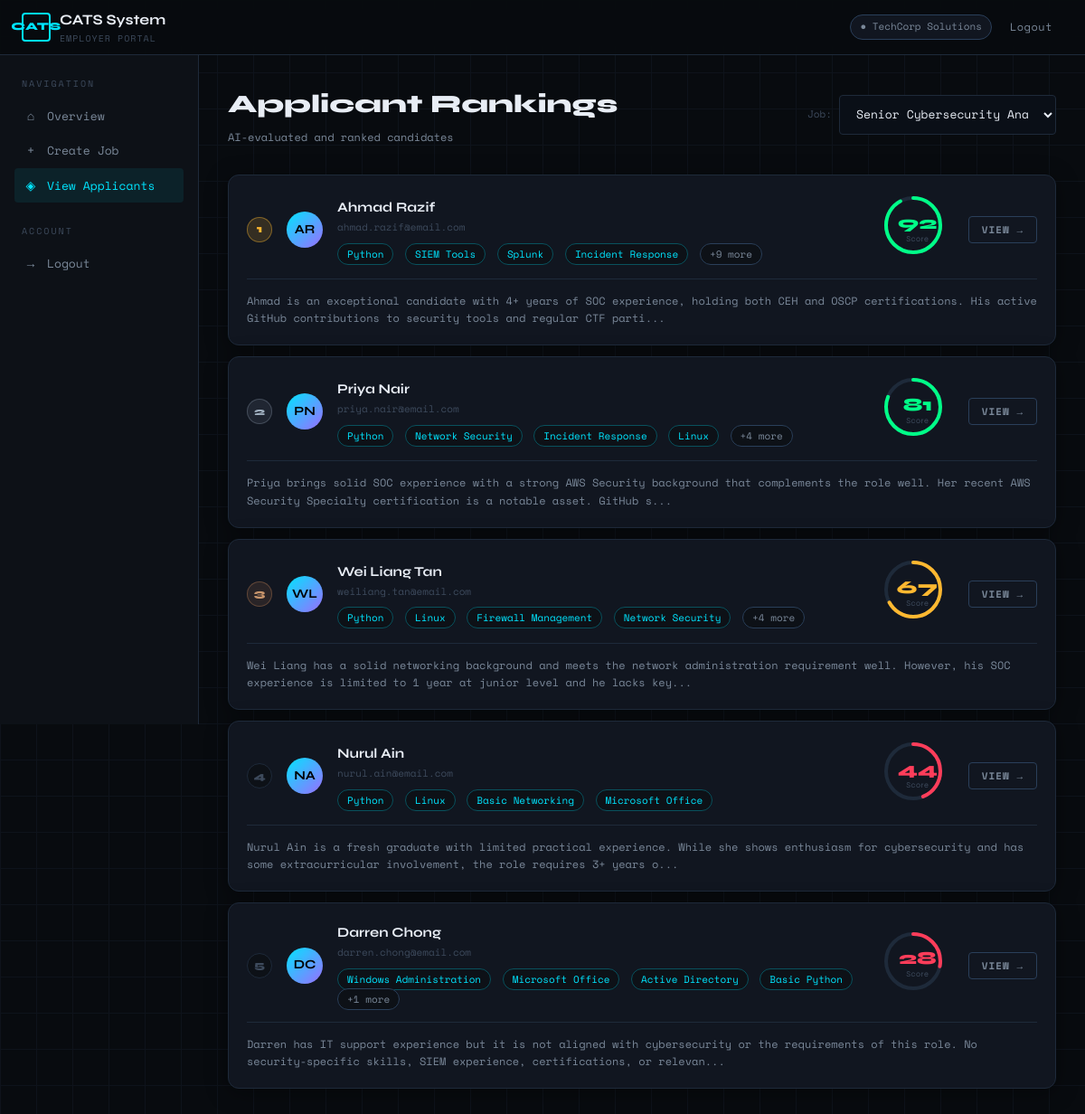
The app's page /employer/applicants.php (signed in) with its own data.
### tables this page shows
CREATE TABLE applications (
    id             INT AUTO_INCREMENT PRIMARY KEY,
    applicant_id   INT NOT NULL,
    job_id         INT NOT NULL,
    resume_path    VARCHAR(500),
    applicant_text TEXT,
    applicant_json JSON,
    llm_result     JSON,
    status         ENUM('pending','processing','evaluated') DEFAULT 'pending',
    applied_at     TIMESTAMP DEFAULT CURRENT_TIMESTAMP,
    FOREIGN KEY (applicant_id) REFERENCES applicants(id),
    FOREIGN KEY (job_id)       REFERENCES jobs(id),
    UNIQUE KEY unique_application (applicant_id, job_id)
);

CREATE TABLE applicants (
    id            INT AUTO_INCREMENT PRIMARY KEY,
    name          VARCHAR(255) NOT NULL,
    email         VARCHAR(255) UNIQUE NOT NULL,
    password_hash VARCHAR(255) NOT NULL,
    phone         VARCHAR(50),
    portfolio     JSON,
    location      VARCHAR(255),
    birth_date    DATE,
    created_at    TIMESTAMP DEFAULT CURRENT_TIMESTAMP
);

### employer/applicants.php (the view, shortened to what this page needs)
<?php
$conn = db_connect();
$employer_id = $_SESSION['user_id'];
$jobs_result = $conn->query("SELECT id, title FROM jobs WHERE employer_id = $employer_id AND is_active = 1");
$jobs = [];
while ($j = $jobs_result->fetch_assoc()) $jobs[] = $j;
$selected_job = isset($_GET['job_id']) ? (int)$_GET['job_id'] : ($jobs[0]['id'] ?? 0);
$applications = [];
if ($selected_job) {
    $stmt = $conn->prepare("
        SELECT a.id, a.applicant_id, ap.name, ap.email, ap.phone, ap.location, ap.birth_date,
               a.resume_path, a.applicant_json, a.llm_result, a.status, a.applied_at
        FROM applications a
        JOIN applicants ap ON a.applicant_id = ap.id
        WHERE a.job_id = ?
        ORDER BY
            ISNULL(JSON_EXTRACT(a.llm_result, '$.evaluation_score')) ASC,
            JSON_EXTRACT(a.llm_result, '$.evaluation_score') DESC
    ");
    $stmt->bind_param("i", $selected_job);
    $stmt->execute();
    $res = $stmt->get_result();
    while ($row = $res->fetch_assoc()) {
        $row['llm']       = $row['llm_result']    ? json_decode($row['llm_result'],    true) : null;
        $row['applicant'] = $row['applicant_json'] ? json_decode($row['applicant_json'], true) : null;
        $applications[] = $row;
    }
}
    ob_start(); ?>
<!DOCTYPE html>
<html lang="en">
<head>
  <link rel="stylesheet" href="../css/main.css">
</head>
<body>
<div class="page-wrapper">
  <nav class="navbar">
    <div class="navbar-inner">
      <a href="dashboard.php" class="navbar-brand">
        <div class="brand-icon">CATS</div>
        <div>
          <div class="brand-text">CATS System</div>
          <div class="brand-sub">Employer Portal</div>
        </div>
      </a>
      <div class="navbar-nav">
        <span class="nav-badge">&#9679; <?= htmlspecialchars($_SESSION['user_name']) ?></span>
        <a href="logout.php" class="nav-link">Logout</a>
      </div>
    </div>
  </nav>
  <div class="dashboard">
    <aside class="sidebar">
      <div class="sidebar-section">
        <div class="sidebar-label">Navigation</div>
        <ul class="sidebar-nav">
          <li><a href="dashboard.php"><span class="sidebar-icon">⌂</span> Overview</a></li>
          <li><a href="create_job.php"><span class="sidebar-icon">+</span> Create Job</a></li>
          <li><a href="applicants.php" class="active"><span class="sidebar-icon">◈</span> View Applicants</a></li>
        </ul>
      </div>
      <div class="sidebar-section">
        <div class="sidebar-label">Account</div>
        <ul class="sidebar-nav">
          <li><a href="logout.php"><span class="sidebar-icon">→</span> Logout</a></li>
        </ul>
      </div>
    </aside>
    <main class="main-content">
      <div class="page-header flex items-center justify-between">
        <div>
          <div class="page-title">Applicant Rankings</div>
          <div class="page-subtitle">AI-evaluated and ranked candidates</div>
        </div>
        <div>
          <form method="GET" style="display:flex;gap:8px;align-items:center;">
            <label style="font-size:11px;color:var(--text-muted);">Job:</label>
            <select name="job_id" class="form-control" style="width:240px;" onchange="this.form.submit()">
              <?php foreach ($jobs as $j): ?>
                <option value="<?= $j['id'] ?>" <?= $j['id'] == $selected_job ? 'selected' : '' ?>>
                  <?= htmlspecialchars($j['title']) ?>
                </option>
              <?php endforeach; ?>
            </select>
          </form>
        </div>
      </div>
      <?php if (empty($applications)): ?>
        <div class="card">
          <div class="card-body" style="text-align:center;padding:60px;">
            <div style="font-size:40px;margin-bottom:12px;">◈</div>
            <div style="color:var(--text-secondary);">No applications yet for this position.</div>
          </div>
        </div>
      <?php else: ?>
        <div style="display:flex;flex-direction:column;gap:12px;">
          <?php
          $rank_counter = 0;
          foreach ($applications as $i => $app):
            $llm            = $app['llm'];
            $applicant_data = $app['applicant'];
            $is_evaluated   = !empty($llm) && isset($llm['evaluation_score']);
            $initials       = strtoupper(
                                substr($app['name'], 0, 1) .
                                (strpos($app['name'], ' ')
                                  ? substr($app['name'], strpos($app['name'], ' ') + 1, 1)
                                  : '')
                              );
          ?>
            <?php if (!$is_evaluated): ?>
              <div class="card" style="padding:20px;opacity:0.7;">
                <div style="display:flex;gap:16px;align-items:center;">
                  <div class="rank-badge rank-other">—</div>
                  <div class="applicant-avatar"><?= $initials ?></div>
                  <div style="flex:1;">
                    <div style="font-family:var(--font-display);font-weight:700;font-size:15px;margin-bottom:2px;">
                      <?= htmlspecialchars($app['name']) ?>
                    </div>
                    <div style="font-size:11px;color:var(--text-muted);"><?= htmlspecialchars($app['email']) ?></div>
                    <div style="margin-top:6px;font-size:11px;color:var(--text-muted);">
                      Applied <?= date('d M Y', strtotime($app['applied_at'])) ?>
                    </div>
                  </div>
                  <span class="badge badge-amber">⏳ Pending Evaluation</span>
                  <button class="btn btn-secondary btn-sm" onclick="openModal(<?= $i ?>)">View →</button>
                </div>
              </div>
            <?php else:
              $rank_counter++;
              $score         = $llm['evaluation_score'];
              $scoreColor    = $score >= 75 ? 'var(--accent-green)' : ($score >= 50 ? 'var(--accent-amber)' : 'var(--accent-red)');
              $rankClass     = $rank_counter == 1 ? 'rank-1' : ($rank_counter == 2 ? 'rank-2' : ($rank_counter == 3 ? 'rank-3' : 'rank-other'));
              $circumference = 2 * pi() * 30;
              $strokeDash    = ($score / 100) * $circumference;
            ?>
              <div class="card" style="padding:20px;">
                <div style="display:flex;gap:16px;align-items:center;">
                  <div class="rank-badge <?= $rankClass ?>"><?= $rank_counter ?></div>
                  <div class="applicant-avatar"><?= $initials ?></div>
                  <div style="flex:1;">
                    <div style="font-family:var(--font-display);font-weight:700;font-size:15px;margin-bottom:2px;">
                      <?= htmlspecialchars($app['name']) ?>
                    </div>
                    <div style="font-size:11px;color:var(--text-muted);"><?= htmlspecialchars($app['email']) ?></div>
                    <div style="margin-top:8px;">
                      <?php
                        $skills = array_slice($applicant_data['skills'] ?? [], 0, 4);
                        foreach ($skills as $s): ?>
                          <span class="tag tag-cyan" style="margin-right:4px;"><?= htmlspecialchars($s) ?></span>
                      <?php endforeach;
                        if (count($applicant_data['skills'] ?? []) > 4): ?>
                          <span class="tag">+<?= count($applicant_data['skills']) - 4 ?> more</span>
                      <?php endif; ?>
                    </div>
                  </div>
                  <div class="score-ring">
                    <svg viewBox="0 0 70 70" width="70" height="70">
                      <circle cx="35" cy="35" r="30" fill="none" stroke="var(--border-subtle)" stroke-width="4"/>
                      <circle cx="35" cy="35" r="30" fill="none"
                        stroke="<?= $scoreColor ?>"
                        stroke-width="4"
                        stroke-dasharray="<?= $strokeDash ?> <?= $circumference ?>"
                        stroke-linecap="round"/>
                    </svg>
                    <div class="score-ring-value">
                      <div class="score-ring-number" style="color:<?= $scoreColor ?>"><?= $score ?></div>
                      <div class="score-ring-label">Score</div>
                    </div>
                  </div>
                  <button class="btn btn-secondary btn-sm" onclick="openModal(<?= $i ?>)">View →</button>
                </div>
                <?php if (!empty($llm['summary'])): ?>
                  <div style="margin-top:14px;padding-top:14px;border-top:1px solid var(--border-subtle);">
                    <div style="font-size:12px;color:var(--text-secondary);line-height:1.6;">
                      <?= htmlspecialchars(substr($llm['summary'], 0, 180)) ?>...
                    </div>
                  </div>
                <?php endif; ?>
              </div>
            <?php endif; ?>
          <?php endforeach; ?>
        </div>
      <?php endif; ?>
    </main>
  </div>
</div>
</body>
</html>

### records on screen
applications: applicant.name "AR", applicant.name "Ahmad Razif", applicant.email "ahmad.razif@email.com", s "Python", s "SIEM Tools", s "Splunk", s "Incident Response", count($applicant_data['skills']) - 4 "9", score "92", summary "Ahmad is an exceptional candidate with 4+ years of SOC experience, holding both CEH and OSCP certifications. His active GitHub contributions to security tools and regular CTF parti"
applications: applicant.name "PN", applicant.name "Priya Nair", applicant.email "priya.nair@email.com", s "Python", s "Network Security", s "Incident Response", s "Linux", count($applicant_data['skills']) - 4 "4", score "81", summary "Priya brings solid SOC experience with a strong AWS Security background that complements the role well. Her recent AWS Security Specialty certification is a notable asset. GitHub s"
applications: applicant.name "WL", applicant.name "Wei Liang Tan", applicant.email "weiliang.tan@email.com", s "Python", s "Linux", s "Firewall Management", s "Network Security", count($applicant_data['skills']) - 4 "4", score "67", summary "Wei Liang has a solid networking background and meets the network administration requirement well. However, his SOC experience is limited to 1 year at junior level and he lacks key"
applications: applicant.name "NA", applicant.name "Nurul Ain", applicant.email "nurul.ain@email.com", s "Python", s "Linux", s "Basic Networking", s "Microsoft Office", score "44", summary "Nurul Ain is a fresh graduate with limited practical experience. While she shows enthusiasm for cybersecurity and has some extracurricular involvement, the role requires 3+ years o"
applications: applicant.name "DC", applicant.name "Darren Chong", applicant.email "darren.chong@email.com", s "Windows Administration", s "Microsoft Office", s "Active Directory", s "Basic Python", count($applicant_data['skills']) - 4 "1", score "28", summary "Darren has IT support experience but it is not aligned with cybersecurity or the requirements of this role. No security-specific skills, SIEM experience, certifications, or relevan"

### other values on screen
$_SESSION['user_name'] "TechCorp Solutions"
form field job_id "Senior Cybersecurity Analyst"
